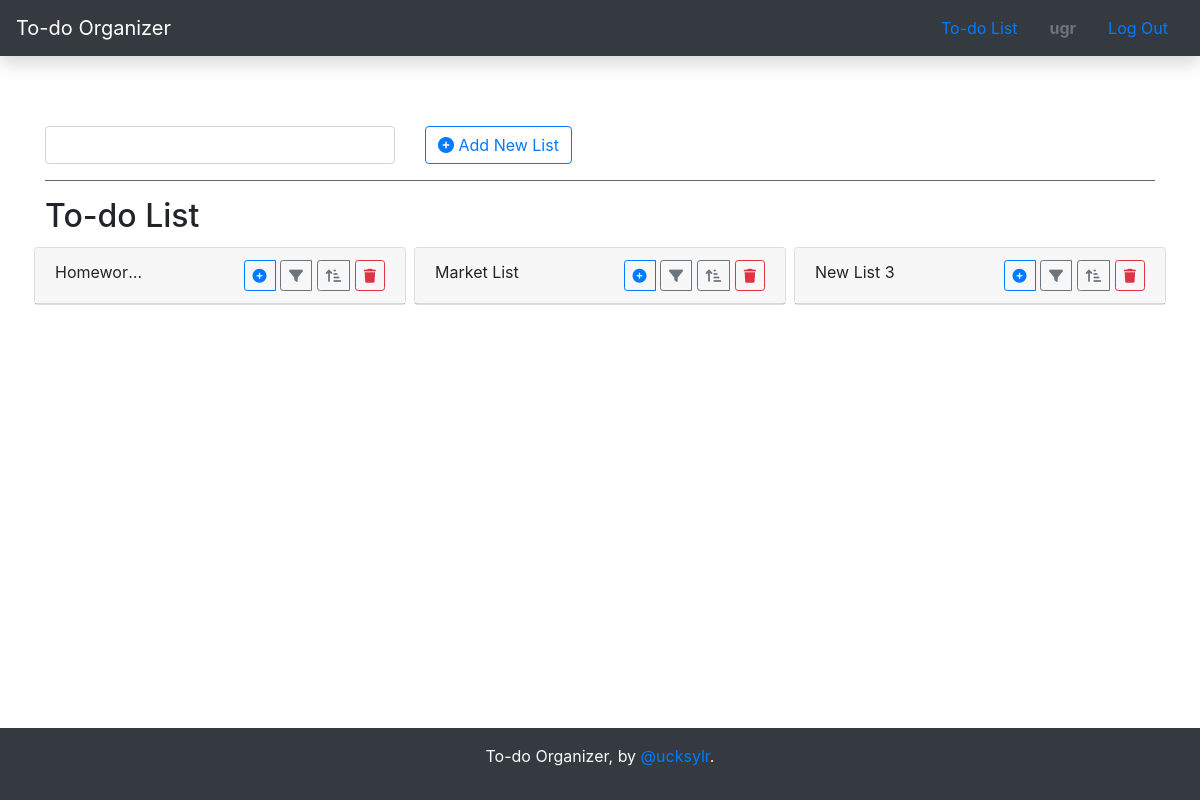
The page /filter/notcompleted/64 (signed in) on the database its author committed.
### todo/models.py (models this page shows)
class User(AbstractUser):
    pass

class TodoList(models.Model):
    owner = models.ForeignKey(User, on_delete=models.CASCADE)
    name = models.CharField(max_length=64)
    created_at = models.DateTimeField(auto_now_add=True)

### todo/views.py (the view, shortened to what this page needs)
# urls.py: path("filter/<str:filter>/<int:id>", views.filter, name="filter"),
@login_required
def filter(request, filter, id):
    content = {}
    if request.user.is_authenticated:
        todolists = TodoList.objects.filter(owner=request.user)
        todos = {}
        for todolist in todolists:
            if todolist.id == id:
                if filter == "completed":
                    todos[todolist.name] =  Todo.objects.filter(todolist=todolist, status=True)
                elif filter == "notcompleted":
                    todos[todolist.name] =  Todo.objects.filter(todolist=todolist, status=False)
            else:
                todos[todolist.name] =  Todo.objects.filter(todolist=todolist)
        content = {
            "todolists": TodoList.objects.filter(owner=request.user),
            "todos": todos,
            }
    return render(request, "todo/index.html", content)

### todo/templatetags/filter.py (called while the page is built)
@register.filter(name='getdictvalues')
def getdictvalues(dict,x):
    return dict.get(x)

### todo/templates/todo/index.html (shortened to what this page needs)
{% extends "todo/layout.html" %}
{% load static %}
{% block body %}
    {% if not user.is_authenticated %}
        <h5>Please register or login. If you have an account, go to <a class="link" href="{%url 'login'%}">login</a>.</h5>
    {% else %}
    <form action="{% url 'createlist' %}" class="form-group" method="POST">
        <div class="form-group row">
            <div class="col-sm-4">
                <input type="text" class="form-control" name="addnewlist">
            </div>
            <div class="col-sm-4">
                <button type="submit" class="btn btn-outline-primary"><i class="fas fa-plus-circle"></i> Add New List</button>
            </div>
        </div>
    </form>
    <hr class="bg-secondary">
    <h2>To-do List</h2>
    <div class="row">
        {% for todolist in todolists %}
            {% include "todo/snippets/todolistcard.html" %}
        {% empty %}
            <div class="col-12">
                <h4>Nothing to show here.</h4>
            </div>
        {% endfor %}
    </div>
    {% endif %}
{% endblock %}

### todo/templates/todo/layout.html (shortened to what this page needs)
{% load static %}
<!DOCTYPE html>
<html lang="en">
    <head>
        <link rel="stylesheet" href="https://stackpath.bootstrapcdn.com/bootstrap/4.4.1/css/bootstrap.min.css">
        <link href="{% static 'todo/css/styles.css' %}" rel="stylesheet">
    </head>
    <body>
        <header class="shadow  sticky-top navbar navbar-dark bg-dark" style="margin-bottom: 70px;">
            <a class="navbar-brand" href="{% url 'index' %}">To-do Organizer</a>
            <ul class="nav">
                {% if user.is_authenticated %}
                    <li class="nav-item">
                        <a class="nav-link" href="{% url 'index' %}">To-do List</a>
                    </li>
                    <li class="nav-item">
                        <span class="nav-link text-secondary">
                        {% if user.is_authenticated %}
                            <strong>{{ user.username }}</strong>
                        {% else %}
                            Not signed in.
                        {% endif %}
                        </span>
                    </li>
                    <li class="nav-item">
                        <a class="nav-link" href="{% url 'logout' %}">Log Out</a>
                    </li>
                {% endif %}
            </ul>
        </header>
        <div class="container">
            {% block body %}
            {% endblock %}
        </div>
        <footer class="bg-dark footer">
            <div class="inner">
            <p class="text-center text-light p-3">To-do Organizer, by <a href="https://www.linkedin.com/in/ucksylr/">@ucksylr</a>.</p>
            </div>
        </footer>
</body>
</html>

### todo/templates/todo/snippets/todolistcard.html (shortened to what this page needs)
{% load filter %}
<div class="col-lg-4 col-md-6 col-sm-12 p-1 mb-2" id="list{{todolist.id}}">
    <div class="card show">
        <div class="card-header">
            <div class="row">
                <div class="col-4 text-truncate">
                    {{ todolist.name }}
                </div>
                <div class="col-8 text-right">
                    <div class="btn-group dropleft">{% include 'todo/todos/todolistaddtodo.html'%}</div>
                    <div class="btn-group dropdown">{% include 'todo/todos/todolistfiltertodo.html'%}</div>
                    <div class="btn-group dropdown">{% include 'todo/todos/todolistordertodo.html'%}</div>
                    <button class="btn btn-outline-danger btn-sm " id="deletelist" data-id="{{todolist.id}}" data-name="{{todolist.name}}">
                        <i class="fas fa-trash"></i>
                    </button>
                </div>
            </div>
        </div>
    </div>
</div>

### todo/templates/todo/todos/todolistaddtodo.html (shortened to what this page needs)
<button class="btn btn-outline-primary btn-sm" href="{% url 'add' todolist.id %}" id="addnewtodo" data-toggle="dropdown" aria-haspopup="true" aria-expanded="false">
    <i class="fas fa-plus-circle"></i>
</button>

### todo/templates/todo/todos/todolistfiltertodo.html (shortened to what this page needs)
<button class="btn btn-outline-secondary btn-sm" type="button" data-toggle="dropdown" aria-haspopup="true" aria-expanded="false" id="filterlist">
    <i class="fas fa-filter"></i>
</button>

### todo/templates/todo/todos/todolistordertodo.html (shortened to what this page needs)
<button class="btn btn-outline-secondary btn-sm" type="button" data-toggle="dropdown" aria-haspopup="true" aria-expanded="false" id="orderlist">
    <i class="fas fa-sort-amount-up-alt"></i>
</button>

### todo/static/todo/css/styles.css (style rules this page uses)
.footer { position: fixed; left: 0; bottom: 0; width: 100%; text-align: center; }

### rows shown on the page
User: username "ugr"
TodoList: name "Homeworks"
TodoList: name "Market List"
TodoList: name "New List 3"
